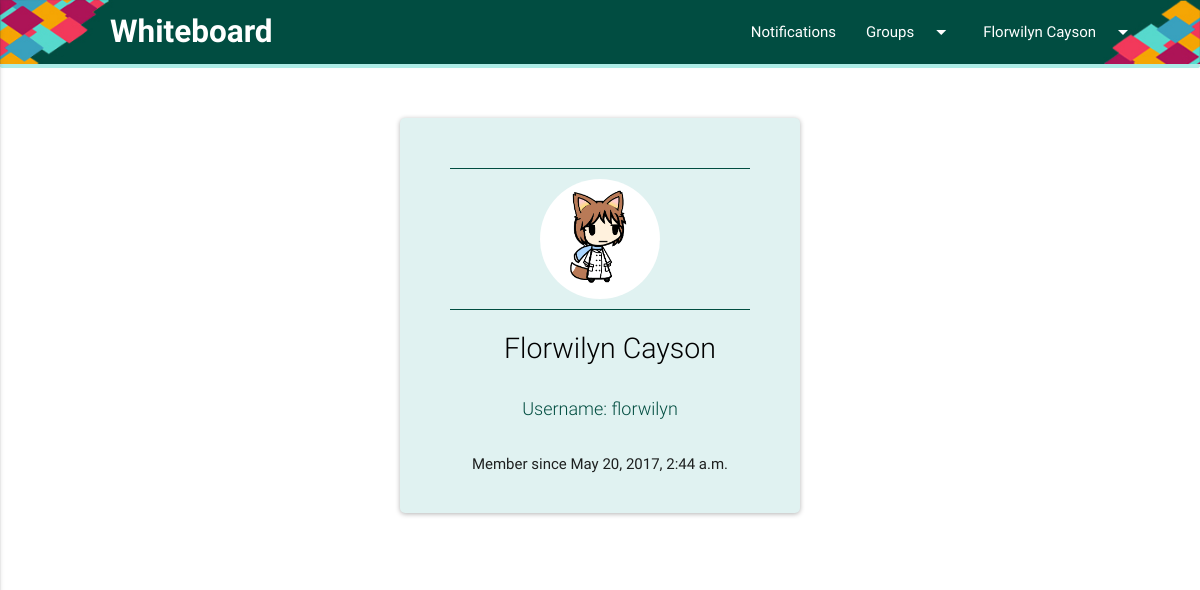
The app's page / (signed in) with its own data.
### user_profile/models.py (models this page shows, shortened)
class Users(models.Model):
	user = models.OneToOneField(User, on_delete=models.CASCADE)
	first_name = models.CharField(max_length=25)
	last_name = models.CharField(max_length=25)
	date_joined = models.DateTimeField(auto_now_add=True)
	prof_pic = models.ImageField(upload_to = './storage/', default = 'storage/default-avatar.png')

### Project/views.py (the view)
# urls.py: url(r'^$', views.profile, name='home'),
def profile(request):
	if request.user.is_authenticated():
		user_id = request.user.id
		user = Users.objects.get(user__id=user_id)
		group = Member.objects.filter(member__pk=user.pk)
		print(group.query)
		return render(request, 'profile.html', { 'user': user, 'group': group})
	else:
		return redirect('signin')

### Project/templates/profile.html
{% extends "base.html" %}
{% block content %}
<div class="material-contact animate-in-card teal lighten-5">
			<div class="divider teal darken-4" style="margin-bottom: 10px"></div>
			<img class="animate-in-image" src="{{ user.prof_pic.url }}">
			<div class="divider teal darken-4" style="margin-top: 10px"></div>
			<h1 class="animate-in-01" style="margin: 10px">{{ user.first_name }} {{ user.last_name }}</h1>
			<h2 class="animate-in-02">Username: {{user.user.username}}</h2>
			<p class="animate-in-04" style="text-align: center;">Member since {{user.date_joined}}</p>
</div>
{% endblock %}

### Project/templates/base.html (shortened to what this page needs)
{% load static %}
<!DOCTYPE html>
<html>
<head>
  <link rel="stylesheet" type="text/css" href="{% static 'materialize/css/materialize.min.css' %}">
  <link rel="stylesheet" type="text/css" href="{% static 'materialize/css/materialize.css' %}">
  <link rel="stylesheet" type="text/css" href="{% static 'materialize/css/theme.css' %}">
  <link rel="stylesheet" type="text/css" href="{% static 'materialize/css/dropify.css' %}">
  <link rel="stylesheet" type="text/css" href="{% static 'materialize/css/dropify.min.css' %}">
    <link rel="stylesheet" type="text/css" href="{% static 'sweetalert/sweetalert2.css' %}">
  <link rel="stylesheet" href="https://cdnjs.cloudflare.com/ajax/libs/font-awesome/4.7.0/css/font-awesome.min.css">
</head>
<body>
  <nav id="whiteboard" style="background-size: cover" class="teal darken-4">
    <div class="nav-wrapper nav-wrap">
      <a href="#!" class="brand-logo logo-pad" style="margin-left: 90px"><b>Whiteboard</b></a>
      <ul class="right hide-on-med-and-down">
        <li><a href="collapsible.html">Notifications</a></li>
        <li><a class="dropdown-button" href="#!" data-activates="groups">Groups<i class="material-icons right">arrow_drop_down</i></a></li>
        <li><a class="dropdown-button" href="#!" data-activates="dropdown1">{{ user.first_name }} {{ user.last_name }}<i class="material-icons right">arrow_drop_down</i></a></li>
      </ul>
    </div>
  </nav>
  <div class="progress" style="margin: 0px;">
  </div>
  <div class="row" style="margin-bottom: 0px;">
    {% block content %}
    {% endblock %}
  </div>
</body>
</html>

### records on screen
Users: first_name "Florwilyn", last_name "Cayson", prof_pic (picture), user.username "florwilyn", date_joined "May 20, 2017, 2:44 a.m."
